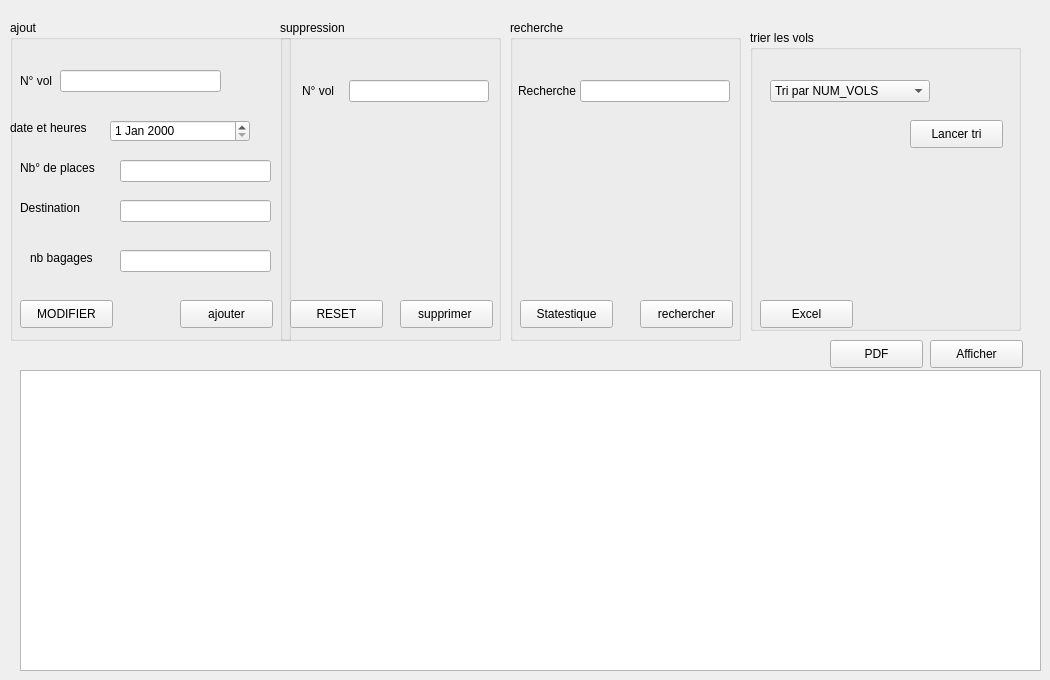
     <widget class="QWidget" name="tab_23">
      <attribute name="title">
       <string>ASRT</string>
      </attribute>
      <widget class="QGroupBox" name="groupBox_27">
       <property name="geometry">
        <rect>
         <x>10</x>
         <y>20</y>
         <width>281</width>
         <height>321</height>
        </rect>
       </property>
       <property name="title">
        <string>ajout</string>
       </property>
       <widget class="QPushButton" name="pushButton_Ajoutervols">
        <property name="geometry">
         <rect>
          <x>170</x>
          <y>280</y>
          <width>93</width>
          <height>28</height>
         </rect>
        </property>
        <property name="text">
         <string>ajouter</string>
        </property>
       </widget>
       <widget class="QLabel" name="label_62">
        <property name="geometry">
         <rect>
          <x>10</x>
          <y>40</y>
          <width>41</width>
          <height>41</height>
         </rect>
        </property>
        <property name="text">
         <string>N° vol</string>
        </property>
       </widget>
       <widget class="QLabel" name="label_63">
        <property name="geometry">
         <rect>
          <x>10</x>
          <y>180</y>
          <width>71</width>
          <height>16</height>
         </rect>
        </property>
        <property name="text">
         <string>Destination</string>
        </property>
       </widget>
       <widget class="QLabel" name="label_64">
        <property name="geometry">
         <rect>
          <x>0</x>
          <y>100</y>
          <width>101</width>
          <height>16</height>
         </rect>
        </property>
        <property name="text">
         <string>date et heures</string>
        </property>
       </widget>
       <widget class="QLabel" name="label_65">
        <property name="geometry">
         <rect>
          <x>10</x>
          <y>140</y>
          <width>91</width>
          <height>16</height>
         </rect>
        </property>
        <property name="text">
         <string>Nb° de places</string>
        </property>
       </widget>
       <widget class="QLineEdit" name="lineEdit_n_de_vol">
        <property name="geometry">
         <rect>
          <x>50</x>
          <y>50</y>
          <width>161</width>
          <height>22</height>
         </rect>
        </property>
       </widget>
       <widget class="QLineEdit" name="lineEdit_Destination">
        <property name="geometry">
         <rect>
          <x>110</x>
          <y>180</y>
          <width>151</width>
          <height>22</height>
         </rect>
        </property>
       </widget>
       <widget class="QPushButton" name="pushButton_modifiervol">
        <property name="geometry">
         <rect>
          <x>10</x>
          <y>280</y>
          <width>93</width>
          <height>28</height>
         </rect>
        </property>
        <property name="text">
         <string>MODIFIER</string>
        </property>
       </widget>
       <widget class="QLineEdit" name="lineEdit_capacitevol">
        <property name="geometry">
         <rect>
          <x>110</x>
          <y>140</y>
          <width>151</width>
          <height>22</height>
         </rect>
        </property>
       </widget>
       <widget class="QDateEdit" name="lineeditdateTimeEdit">
        <property name="geometry">
         <rect>
          <x>100</x>
          <y>100</y>
          <width>140</width>
          <height>22</height>
         </rect>
        </property>
       </widget>
       <widget class="QLabel" name="label_66">
        <property name="geometry">
         <rect>
          <x>20</x>
          <y>230</y>
          <width>81</width>
          <height>16</height>
         </rect>
        </property>
        <property name="text">
         <string>nb bagages</string>
        </property>
       </widget>
       <widget class="QLineEdit" name="lineEdit_nb">
        <property name="geometry">
         <rect>
          <x>110</x>
          <y>230</y>
          <width>151</width>
          <height>22</height>
         </rect>
        </property>
       </widget>
      </widget>
      <widget class="QGroupBox" name="groupBox_28">
       <property name="geometry">
        <rect>
         <x>280</x>
         <y>20</y>
         <width>221</width>
         <height>321</height>
        </rect>
       </property>
       <property name="title">
        <string>suppression</string>
       </property>
       <widget class="QPushButton" name="pushButton_supprimer">
        <property name="geometry">
         <rect>
          <x>120</x>
          <y>280</y>
          <width>93</width>
          <height>28</height>
         </rect>
        </property>
        <property name="text">
         <string>supprimer </string>
        </property>
       </widget>
       <widget class="QLabel" name="label_67">
        <property name="geometry">
         <rect>
          <x>22</x>
          <y>60</y>
          <width>40</width>
          <height>21</height>
         </rect>
        </property>
        <property name="text">
         <string>N° vol</string>
        </property>
       </widget>
       <widget class="QLineEdit" name="lineEdit_numvolsupprimer">
        <property name="geometry">
         <rect>
          <x>69</x>
          <y>60</y>
          <width>140</width>
          <height>22</height>
         </rect>
        </property>
       </widget>
       <widget class="QPushButton" name="pushButton_Reset">
        <property name="geometry">
         <rect>
          <x>10</x>
          <y>280</y>
          <width>93</width>
          <height>28</height>
         </rect>
        </property>
        <property name="text">
         <string>RESET</string>
        </property>
       </widget>
      </widget>
      <widget class="QGroupBox" name="groupBox_29">
       <property name="geometry">
        <rect>
         <x>510</x>
         <y>20</y>
         <width>231</width>
         <height>321</height>
        </rect>
       </property>
       <property name="title">
        <string>recherche</string>
       </property>
       <widget class="QLabel" name="label_68">
        <property name="geometry">
         <rect>
          <x>8</x>
          <y>60</y>
          <width>60</width>
          <height>21</height>
         </rect>
        </property>
        <property name="text">
         <string>Recherche</string>
        </property>
       </widget>
       <widget class="QLineEdit" name="lineEdit_recherche_3">
        <property name="geometry">
         <rect>
          <x>70</x>
          <y>60</y>
          <width>150</width>
          <height>22</height>
         </rect>
        </property>
       </widget>
       <widget class="QPushButton" name="pushButton_10">
        <property name="geometry">
         <rect>
          <x>130</x>
          <y>280</y>
          <width>93</width>
          <height>28</height>
         </rect>
        </property>
        <property name="text">
         <string>rechercher</string>
        </property>
       </widget>
       <widget class="QPushButton" name="pushButton_statestique">
        <property name="geometry">
         <rect>
          <x>10</x>
          <y>280</y>
          <width>93</width>
          <height>28</height>
         </rect>
        </property>
        <property name="text">
         <string>Statestique</string>
        </property>
       </widget>
      </widget>
      <widget class="QGroupBox" name="groupBox_30">
       <property name="geometry">
        <rect>
         <x>750</x>
         <y>30</y>
         <width>271</width>
         <height>301</height>
        </rect>
       </property>
       <property name="title">
        <string>trier les vols</string>
       </property>
       <widget class="QPushButton" name="pushButton_tri_2">
        <property name="geometry">
         <rect>
          <x>160</x>
          <y>90</y>
          <width>93</width>
          <height>28</height>
         </rect>
        </property>
        <property name="text">
         <string>Lancer tri</string>
        </property>
       </widget>
       <widget class="QComboBox" name="SSS">
        <property name="geometry">
         <rect>
          <x>20</x>
          <y>50</y>
          <width>160</width>
          <height>22</height>
         </rect>
        </property>
        <item>
         <property name="text">
          <string>Tri par NUM_VOLS</string>
         </property>
        </item>
        <item>
         <property name="text">
          <string>Tri par CAP_VOLS</string>
         </property>
        </item>
        <item>
         <property name="text">
          <string>date</string>
         </property>
        </item>
       </widget>
       <widget class="QPushButton" name="pushButton_4">
        <property name="geometry">
         <rect>
          <x>10</x>
          <y>270</y>
          <width>93</width>
          <height>28</height>
         </rect>
        </property>
        <property name="text">
         <string>Excel</string>
        </property>
       </widget>
      </widget>
      <widget class="QTableView" name="tableView_vols">
       <property name="geometry">
        <rect>
         <x>20</x>
         <y>370</y>
         <width>1021</width>
         <height>301</height>
        </rect>
       </property>
      </widget>
      <widget class="QPushButton" name="pushButton_afichervols">
       <property name="geometry">
        <rect>
         <x>930</x>
         <y>340</y>
         <width>93</width>
         <height>28</height>
        </rect>
       </property>
       <property name="text">
        <string>Afficher</string>
       </property>
      </widget>
      <widget class="QPushButton" name="pushButton_pdf">
       <property name="geometry">
        <rect>
         <x>830</x>
         <y>340</y>
         <width>93</width>
         <height>28</height>
        </rect>
       </property>
       <property name="text">
        <string>PDF</string>
       </property>
      </widget>
     </widget>
